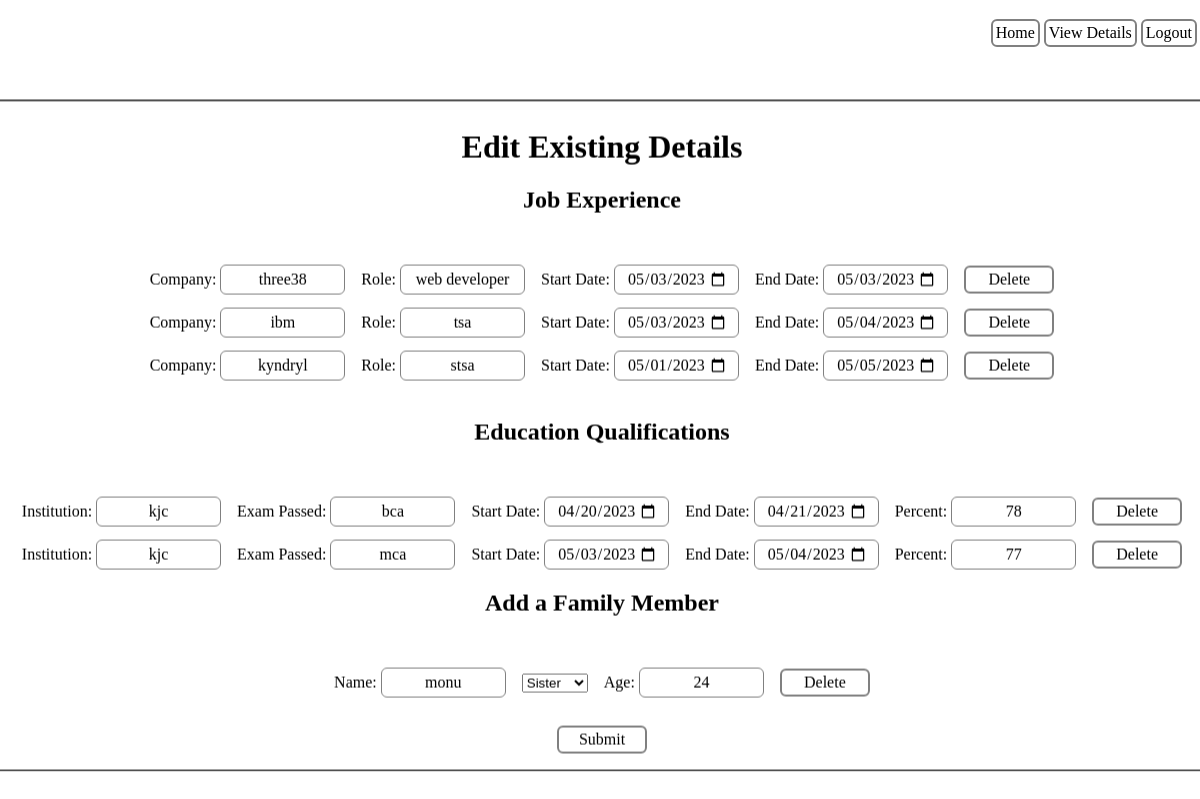
/editdetails.php (signed in), run on the app's committed database.
### tables this page shows
CREATE TABLE `previous_experience` (
  `id` int(100) NOT NULL,
  `eid` int(100) NOT NULL,
  `company` varchar(1000) NOT NULL,
  `role` varchar(1000) NOT NULL,
  `start` date NOT NULL,
  `end` date NOT NULL
);

CREATE TABLE `education_qualifications` (
  `id` int(100) NOT NULL,
  `eid` int(100) NOT NULL,
  `institution` varchar(1000) NOT NULL,
  `exam` varchar(1000) NOT NULL,
  `start` date NOT NULL,
  `end` date NOT NULL,
  `percent` int(100) NOT NULL
);

CREATE TABLE `family_members` (
  `id` int(100) NOT NULL,
  `eid` int(100) NOT NULL,
  `name` varchar(1000) NOT NULL,
  `relationship` varchar(100) NOT NULL,
  `age` int(100) NOT NULL
);

### editdetails.php (the view, shortened to what this page needs)
<?php
require("db.php");
$idss=$_SESSION['ids'];
?>
<html>
<head>
    <link rel="stylesheet" type="text/css" media="screen" href="udetails.css">
</head>
<body>
<a href="eedit.php"><input type="button" name="home" value="Home" class="home1"></a>
<a href="viewdetails.php"><input type="button" name="logout" value="View Details" class="home1"></a>
    <a href="index.php"><input type="button" name="logout" value="Logout" class="home1"></a>
 <fieldset>
    <h1>Edit Existing Details</h1>
<form method="POST" action="<?php echo $_SERVER['PHP_SELF'];?>" >
<h2>Job Experience</h2>
<div id="dynamic_field">
<br>
<?php
$query="select id,company,role,start,end from previous_experience where eid='$idss'";
$result=mysqli_query($conn, $query);
$rows = mysqli_fetch_all($result,MYSQLI_ASSOC);
  foreach( $rows as $row ):
   $hidden=$row['id'];
    $company=$row['company'];
    $role=$row['role'];
    $cstart=$row['start'];
    $cend=$row['end'];
    echo "Company: <input type=text  name=company[] class=tb value='$company'>&nbsp;&nbsp;&nbsp;&nbsp;";
    echo "Role: <input type=text  name=role[] class=tb value='$role'>&nbsp;&nbsp;&nbsp;&nbsp;";
    echo "Start Date: <input type=date  name=cstart[] class=tb value='$cstart'>&nbsp;&nbsp;&nbsp;&nbsp;";
    echo "End Date: <input type=date  name=cend[] class=tb value='$cend'>&nbsp;&nbsp;&nbsp;&nbsp;";
    echo "<button type=submit name=delete id=".$hidden." class='sub remove' value='$hidden'>Delete</button><br>";
endforeach;
      ?>
</div>
<br>
<div id="dynamic_field2">
<h2>Education Qualifications</h2>
<br>
<?php
$query="select id,institution,exam,start,end,percent from education_qualifications where eid='$idss'";
$result=mysqli_query($conn, $query);
$rows = mysqli_fetch_all($result,MYSQLI_ASSOC);
  foreach( $rows as $row ):
    $hidden1=$row['id'];
    $institution=$row['institution'];
    $exam=$row['exam'];
    $start=$row['start'];
    $end=$row['end'];
    $percent=$row['percent'];
    echo "Institution: <input type=text  name=institution[] class=tb value='$institution'>&nbsp;&nbsp;&nbsp;&nbsp;";
    echo "Exam Passed: <input type=text  name=exam[] class=tb value='$exam'>&nbsp;&nbsp;&nbsp;&nbsp;";
    echo "Start Date: <input type=date  name=start[] class=tb value='$start'>&nbsp;&nbsp;&nbsp;&nbsp;";
    echo "End Date: <input type=date  name=end[] class=tb value='$end'>&nbsp;&nbsp;&nbsp;&nbsp;";
    echo "Percent: <input type=text  name=percent[] class=tb value='$percent'>&nbsp;&nbsp;&nbsp;&nbsp;";
    echo "<button type=submit name=delete1 id=".$hidden1." class='sub remove' value='$hidden1'>Delete</button><br>";
  endforeach;
      ?>
</div>
<div id="dynamic_field3">
<h2>Add a Family Member</h2>
<br>
<?php
$query="select id,name,relationship,age from family_members where eid='$idss'";
$result=mysqli_query($conn, $query);
$rows = mysqli_fetch_all($result,MYSQLI_ASSOC);
  foreach( $rows as $row ):
    $hidden2=$row['id'];
    $fname=$row['name'];
    $relationship=$row['relationship'];
    $age=$row['age'];
    echo "Name: <input type=text  name=fname[] class=tb value='$fname'>&nbsp;&nbsp;&nbsp;&nbsp;";
  echo "<select name=relationship[]>";
  $relationships=array('Father', 'Mother', 'Brother', 'Sister');
  foreach($relationships as $relation){
  if($relationship==$relation){
    echo "<option selected='selected' value='$relation'>$relation</option>";
  }
  else{
    echo "<option value='$relation'>$relation</option>";
  }
}
 echo "</select>&nbsp;&nbsp;&nbsp;&nbsp;";
    echo "Age: <input type=text  name=age[] class=tb value='$age'>&nbsp;&nbsp;&nbsp;&nbsp;";
    echo "<button type=submit name=delete2 id=".$hidden2." class='sub remove' value='$hidden2'>Delete</button><br>";
endforeach;
      ?>
</div>
<br>
<input type="submit" class="sub" name="submit" value="Submit">
</form>
</fieldset>
</body>
</html>

### udetails.css (style rules this page uses)
body { height: 634px; }
fieldset { color: black; border-color: gray; position: absolute; top: 20%; left: 50%; height:fit-content; transform: translate(-50%, -9%); text-align: center; border-radius: 8px; width:1200px; font-family: 'Times New Roman', Times, serif; backdrop-filter: blur(10px); padding-bottom: 0px; margin-bottom: 10px; }
.tb { color: black; font-family: 'Times New Roman', Times, serif; border-radius: 6px; padding: 10px; width: 125px; height: 30px; border: solid 0.5px; margin-top: 13px; text-align: center; border-color: gray; border-style: solid; font-size: 16px; }
.sub { margin-top: 10px; position: relative; font-family: 'Times New Roman', Times, serif; border-radius: 6px; border-color: gray; border-style: solid; background: transparent; backdrop-filter: blur(10px); font-size: 16px; width:90px; font-weight: 100; padding: 3px; border-style: solid; border-color: gray; color:black; }
.home1 { position: relative; top:11px; right: -83%; font-family: 'Times New Roman', Times, serif; width:fit-content; border-radius: 6px; backdrop-filter: blur(10px); font-size: 16px; background: transparent; padding: 3px; border-style: solid; border-color: gray; color:black; }

### data on the page
previous_experience: company "three38", role "web developer", start "05/03/2023", end "05/03/2023", $hidden 96 (drawn)
previous_experience: company "ibm", role "tsa", start "05/03/2023", end "05/04/2023", $hidden 117 (drawn)
previous_experience: company "kyndryl", role "stsa", start "05/01/2023", end "05/05/2023", $hidden 118 (drawn)
education_qualifications: institution "kjc", exam "bca", start "04/20/2023", end "04/21/2023", percent "78", $hidden1 137 (drawn)
education_qualifications: institution "kjc", exam "mca", start "05/03/2023", end "05/04/2023", percent "77", $hidden1 154 (drawn)
family_members: name "monu", relationship "Sister", age "24", $hidden2 83 (drawn)
